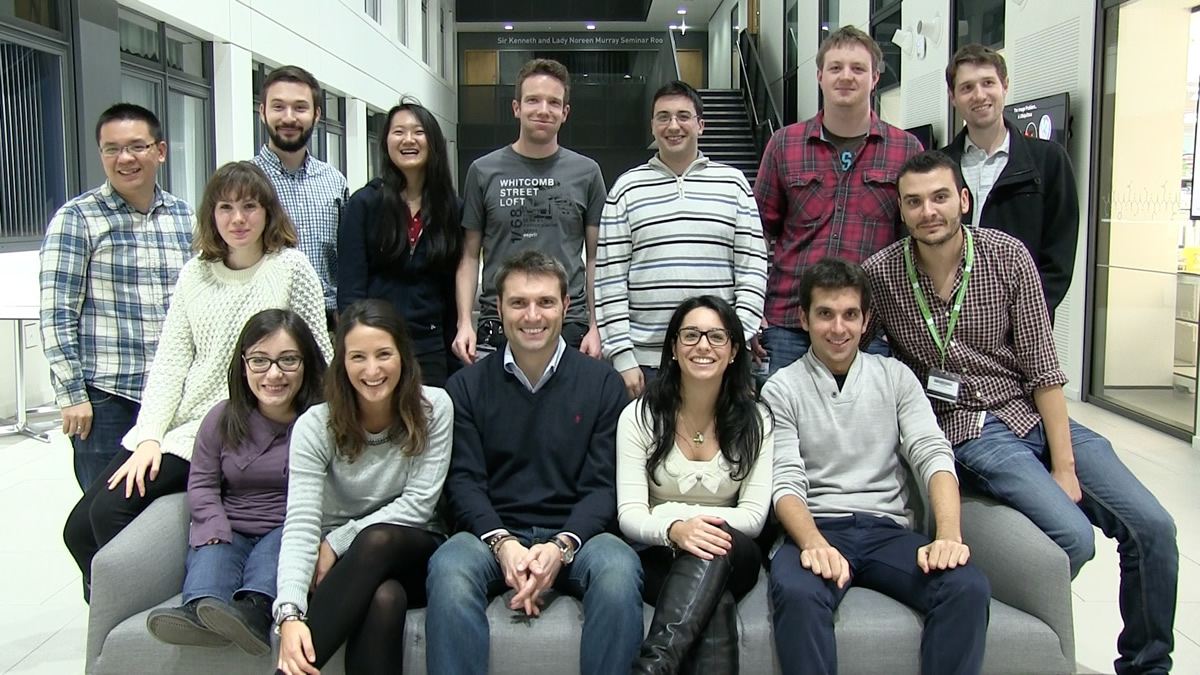
%> input picture test.png, 1200 x 675 px
$ octave --eval "result = SaveFace('test.png');"   (GNU Octave 9; MATLAB toolbox functions it lacks are replaced by stand-ins)
%> lines starting %> are read from the running program, lines starting %| are printed output that depends on the picture
% Main Program Starts here
function result = SaveFace(path_)
%> called with path_ = 'test.png'
	img_ = imread(path_);
%> img_ is the input picture: size 675x1200x3 uint8; mean R, G, B 120.4, 122.8, 118.1
	img = rgb2gray(img_);
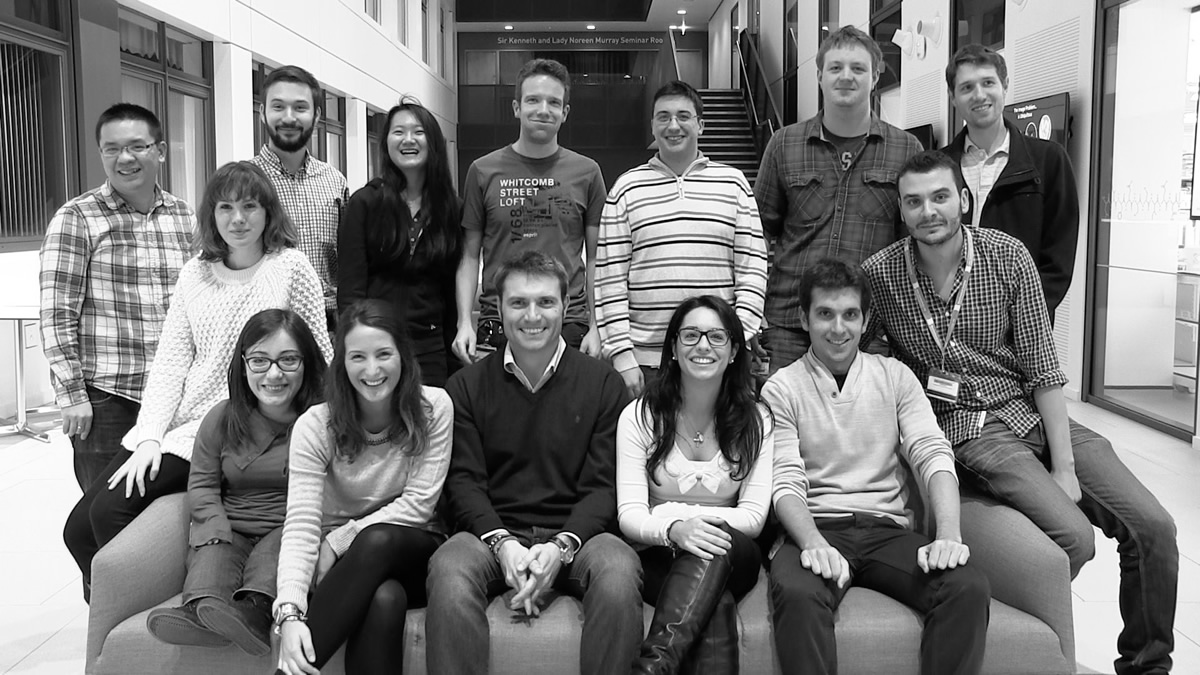
%> img: size 675x1200 uint8; min 0, max 255, mean 121.5

	faceDetector =  vision.CascadeObjectDetector;
	faceDetector.MergeThreshold = 7;

	Boundingboxes = faceDetector(img);
%> Boundingboxes = 14 rows, first 8: [93 122 67 67; 209 187 59 59; 237 332 76 76; 258 83 63 63; 337 331 69 69; 384 112 51 51; 498 277 71 71; 515 79 59 59]


	% [10 lines of commented-out code are left out]


	for i = 1 : size(Boundingboxes, 1)
	  J = imcrop(img_, Boundingboxes(i, :));
	  name = strcat('/MATLAB Drive/DSP/attended/', num2str(i),'.png');
	  imwrite(J,name);
	end
%> this loop made 14 passes
%> pass 1, in SaveFace, `J = imcrop(img_, Boundingboxes(i, :));`:
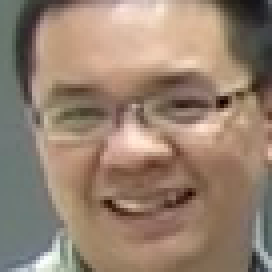
%> J: size 68x68x3 uint8 (shown 4 times larger); mean R, G, B 150.4, 129.2, 112.2
%> pass 2, in SaveFace, `J = imcrop(img_, Boundingboxes(i, :));`:
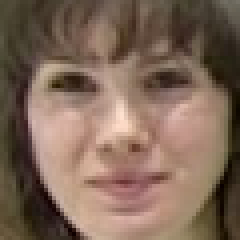
%> J: size 60x60x3 uint8 (shown 4 times larger); mean R, G, B 127.1, 103.1, 87.4
%> pass 3, in SaveFace, `J = imcrop(img_, Boundingboxes(i, :));`:
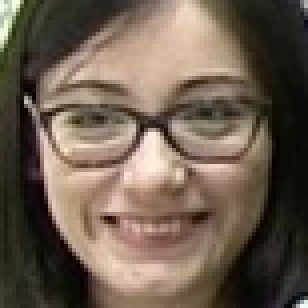
%> J: size 77x77x3 uint8 (shown 4 times larger); mean R, G, B 108.9, 93.9, 79.7
	result = i;
%> result = 14
end

$ run again, on day_1.png
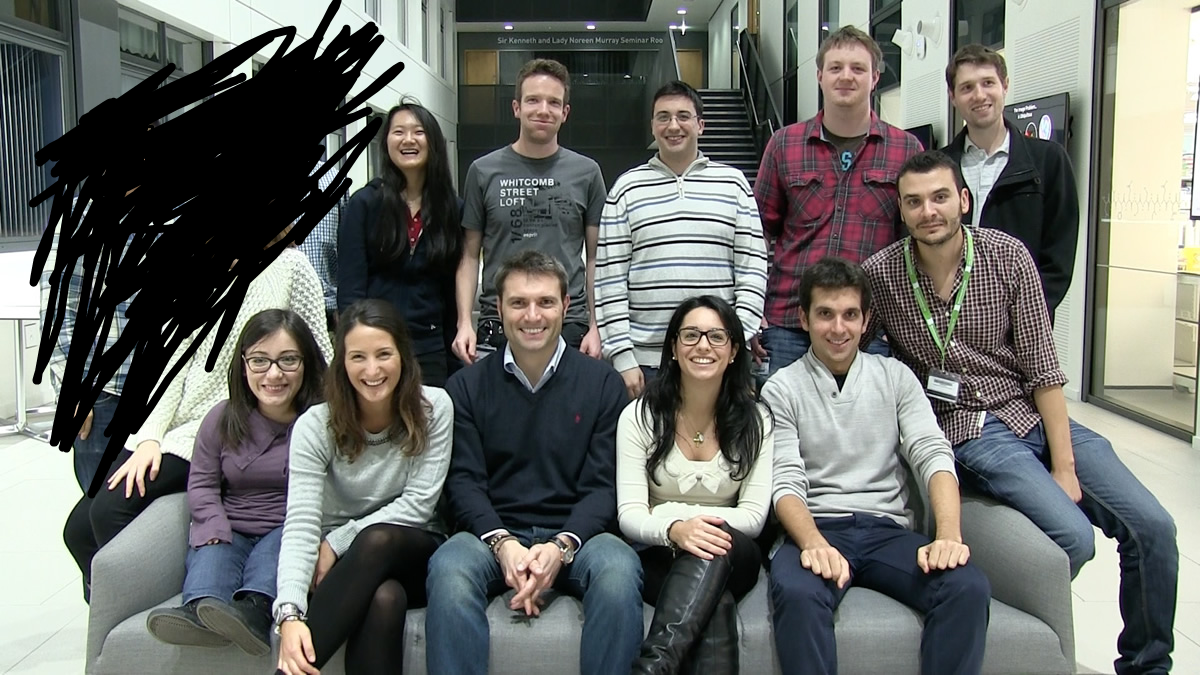
%> input picture day_1.png, 1200 x 675 px
%> in SaveFace, img_ is the input picture: size 675x1200x3 uint8; mean R, G, B 105.7, 107.6, 103.4
%> in SaveFace, `img = rgb2gray(img_);`:
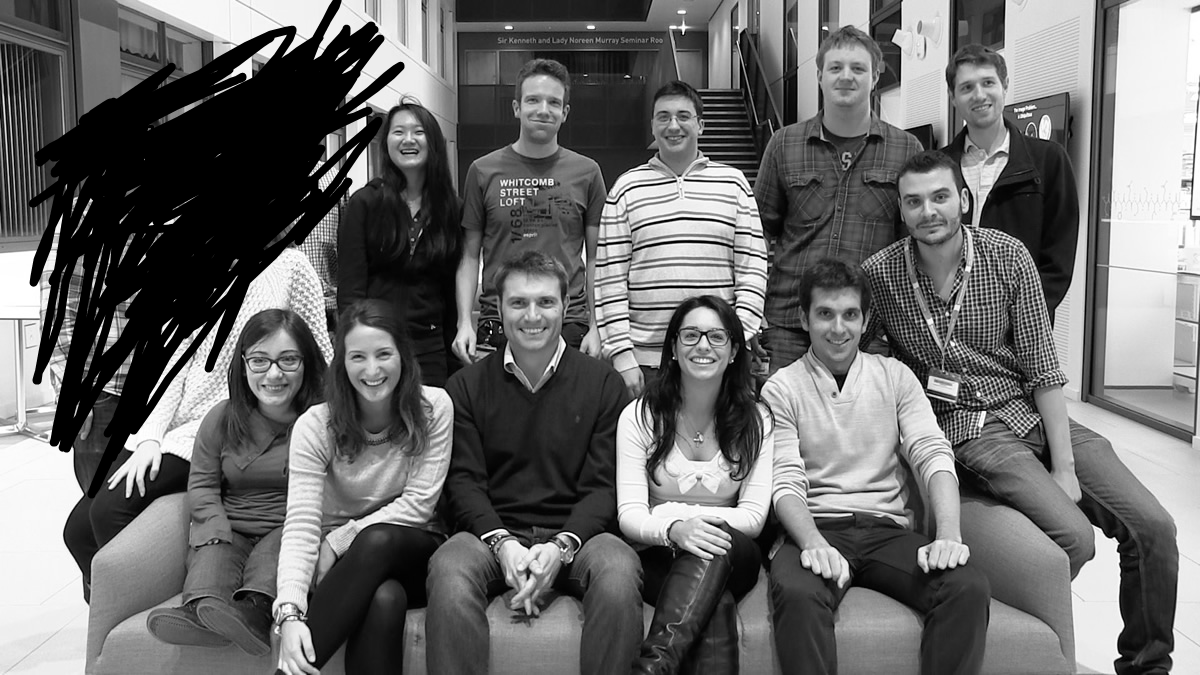
%> img: size 675x1200 uint8; min 0, max 255, mean 106.5
%> Boundingboxes = 11 rows, first 8: [237 332 76 76; 337 331 69 69; 384 112 51 51; 498 277 71 71; 515 79 59 59; 647 95 56 56; 672 312 64 64; 805 290 69 69]
%> the loop in SaveFace, `for i = 1 : size(Boundingboxes, 1)` made 11 passes
%> pass 3, in SaveFace, `J = imcrop(img_, Boundingboxes(i, :));`:
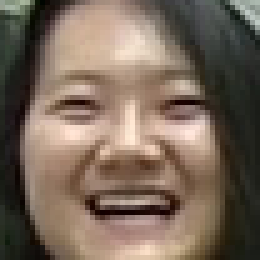
%> J: size 52x52x3 uint8 (shown 5 times larger); mean R, G, B 120.4, 103.8, 89.7

$ run again, on day_2.png
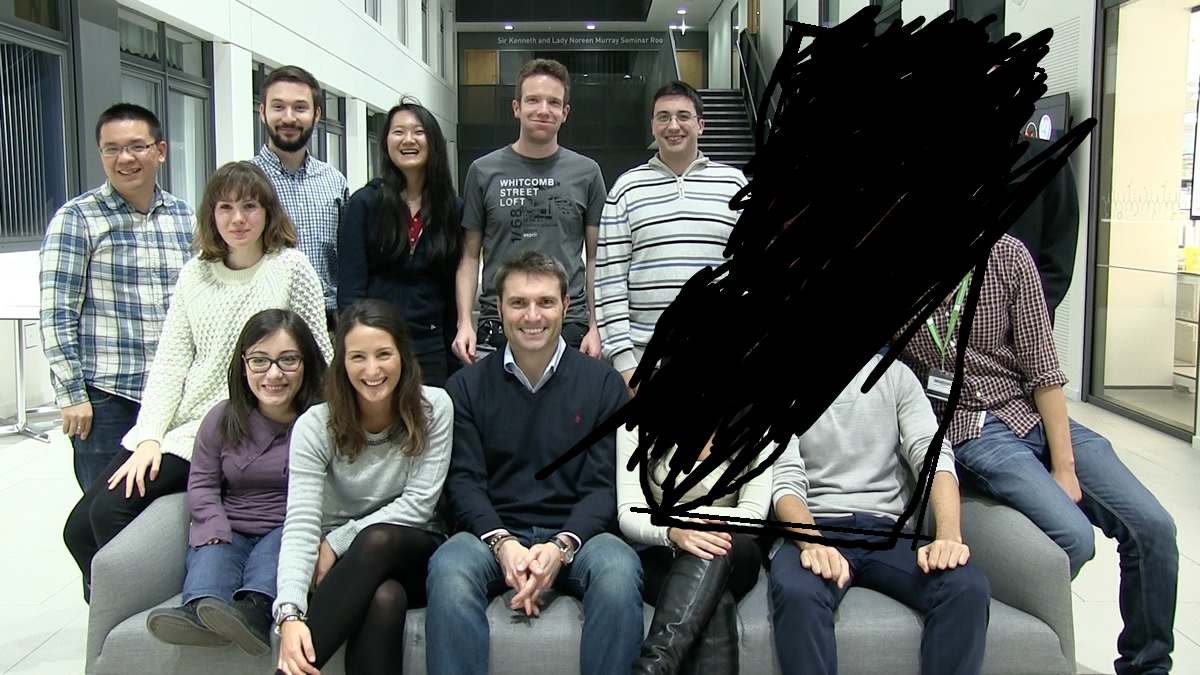
%> input picture day_2.png, 1200 x 675 px
%> in SaveFace, img_ is the input picture: size 675x1200x3 uint8; mean R, G, B 102.8, 106.5, 102.6
%> in SaveFace, `img = rgb2gray(img_);`:
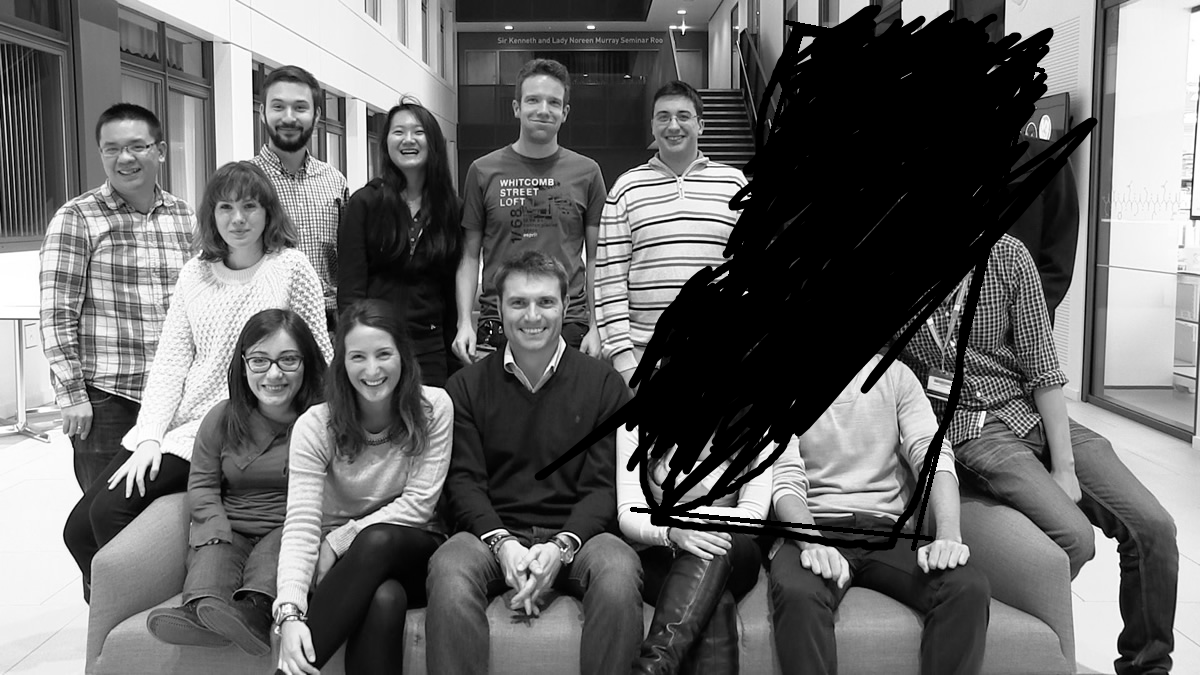
%> img: size 675x1200 uint8; min 0, max 255, mean 105
%> Boundingboxes = [93 122 67 67; 209 187 59 59; 237 332 76 76; 258 83 63 63; 337 331 69 69; 384 112 51 51; 498 277 71 71; 515 79 59 59; 647 95 56 56]
